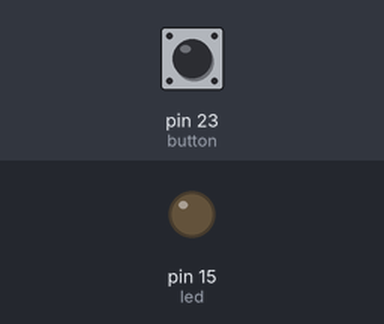
The sketch below on a simulated Arduino Mega 2560, built with avr-gcc and run on an emulated ATmega2560. Parts: output pins drawn as LEDs (lit = HIGH). The test bench sets the inputs (shaded band); at power-on: pin 23 (button) LOW.

Above: at 1.2 s.
1.3 s: pin 23 (button) pulled HIGH for 0.15 s
At 1.37 s:
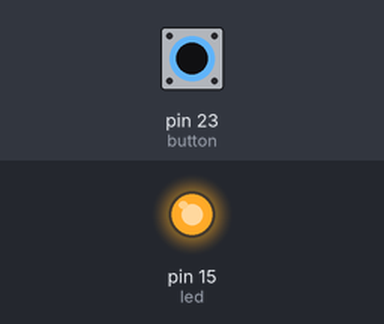
2.9 s: pin 23 (button) pulled HIGH for 3.2 s
At 6.8 s:
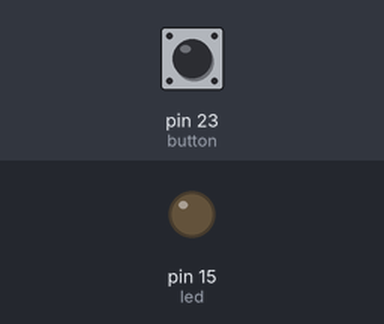
Timing chart, 0 to 8.3 s (numbered marks = the images above; inputs shaded):
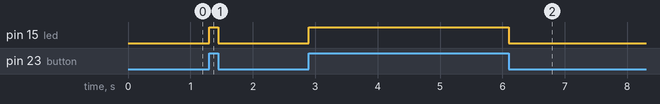

The sketch:

Exapmles2.ino
```cpp
int led = 15;
int button = 23;

void setup() {

  pinMode(button, INPUT);
  pinMode(led, OUTPUT);
}

void loop() {

  if (digitalRead(button) == HIGH) {

    digitalWrite(led, HIGH);
  } else {

    digitalWrite(led, LOW);
  }

}
```

Measured:
- after the input at 1.3 s, pin 15 (led): LOW → HIGH at once, → LOW 0.15 s later
- after the input at 2.9 s, pin 15 (led): LOW → HIGH at once, → LOW 3.2 s later
